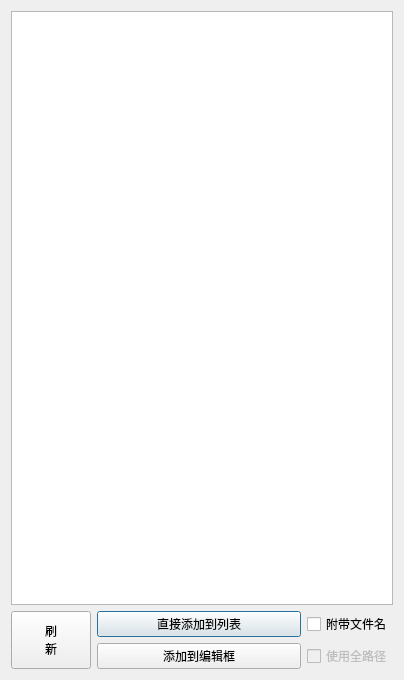
<?xml version="1.0" encoding="UTF-8"?>
<ui version="4.0">
 <class>ListWindow</class>
 <widget class="QDialog" name="ListWindow">
  <property name="geometry">
   <rect>
    <x>0</x>
    <y>0</y>
    <width>404</width>
    <height>680</height>
   </rect>
  </property>
  <property name="windowTitle">
   <string>Dialog</string>
  </property>
  <layout class="QVBoxLayout" name="verticalLayout">
   <item>
    <widget class="QTreeView" name="tree">
     <property name="editTriggers">
      <set>QAbstractItemView::NoEditTriggers</set>
     </property>
     <property name="headerHidden">
      <bool>true</bool>
     </property>
     <attribute name="headerVisible">
      <bool>false</bool>
     </attribute>
    </widget>
   </item>
   <item>
    <layout class="QGridLayout" name="gridLayout" columnstretch="0,0,0">
     <item row="0" column="2">
      <widget class="QCheckBox" name="cb_use_path">
       <property name="toolTip">
        <string>勾选后将在添加到列表时指定文件名，用于区分不同文件中的同名变量</string>
       </property>
       <property name="text">
        <string>附带文件名</string>
       </property>
      </widget>
     </item>
     <item row="0" column="1">
      <widget class="QPushButton" name="btn_add2list">
       <property name="sizePolicy">
        <sizepolicy hsizetype="Expanding" vsizetype="Fixed">
         <horstretch>0</horstretch>
         <verstretch>0</verstretch>
        </sizepolicy>
       </property>
       <property name="toolTip">
        <string>将选中的变量直接添加到主窗口的查看列表</string>
       </property>
       <property name="text">
        <string>直接添加到列表</string>
       </property>
      </widget>
     </item>
     <item row="1" column="1">
      <widget class="QPushButton" name="btn_add2edit">
       <property name="sizePolicy">
        <sizepolicy hsizetype="Expanding" vsizetype="Fixed">
         <horstretch>0</horstretch>
         <verstretch>0</verstretch>
        </sizepolicy>
       </property>
       <property name="toolTip">
        <string>将选中的变量添加到主窗口查看列表底部的编辑框</string>
       </property>
       <property name="text">
        <string>添加到编辑框</string>
       </property>
      </widget>
     </item>
     <item row="1" column="2">
      <widget class="QCheckBox" name="cb_full_path">
       <property name="enabled">
        <bool>false</bool>
       </property>
       <property name="toolTip">
        <string>附带文件名时使用文件绝对路径</string>
       </property>
       <property name="text">
        <string>使用全路径</string>
       </property>
      </widget>
     </item>
     <item row="0" column="0" rowspan="2">
      <widget class="QPushButton" name="btn_refresh">
       <property name="sizePolicy">
        <sizepolicy hsizetype="Minimum" vsizetype="Expanding">
         <horstretch>0</horstretch>
         <verstretch>0</verstretch>
        </sizepolicy>
       </property>
       <property name="toolTip">
        <string>重新加载符号文件</string>
       </property>
       <property name="text">
        <string>刷
新</string>
       </property>
       <property name="flat">
        <bool>false</bool>
       </property>
      </widget>
     </item>
    </layout>
   </item>
  </layout>
 </widget>
 <resources/>
 <connections/>
</ui>
